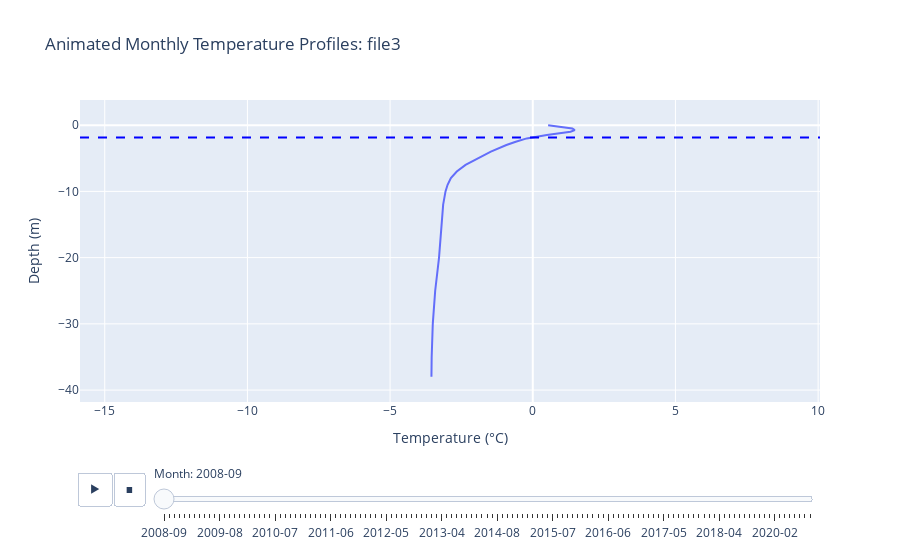

Here is the notebook cell this chart was saved with:
### Code cell
create_animated_temperature_profile_plotly_with_zero_line(dfm_list[3], 'file3')

### Figure 1 — Plotly figure (JSON) as saved in the notebook; plotly's stock layout.template omitted (floating-point values rounded to 4 significant figures)
{"data": [{"hovertemplate": "Month=2008-09<br>Temperature (°C)=%{x}<br>Depth (m)=%{y}<extra></extra>", "legendgroup": "", "line": {"color": "#636efa", "dash": "solid"}, "marker": {"symbol": "circle"}, "mode": "lines", "name": "", "orientation": "v", "showlegend": false, "type": "scatter", "x": [0.5387, 1.028, 1.384, 1.473, 1.324, 0.4931, -0.2103, -0.5959, -0.9234, -1.468, -1.914, -2.355, -2.663, -2.87, -2.985, -3.058, -3.14, -3.189, -3.285, -3.419, -3.504, -3.542, -3.551], "xaxis": "x", "y": [0, -0.25, -0.5, -0.75, -1, -1.5, -2, -2.5, -3, -4, -5, -6, -7, -8, -9, -10, -12, -15, -20, -25, -30, -35, -38], "yaxis": "y"}], "layout": {"legend": {"tracegroupgap": 0}, "shapes": [{"line": {"color": "blue", "dash": "dash", "width": 2}, "type": "line", "x0": -15.87, "x1": 10.07, "y0": -1.851, "y1": -1.851}], "sliders": [{"active": 0, "currentvalue": {"prefix": "Month: "}, "len": 0.9, "pad": {"b": 10, "t": 60}, "steps": [{"args": [["2008-09"], {"frame": {"duration": 0, "redraw": false}, "fromcurrent": true, "mode": "immediate", "transition": {"duration": 0, "easing": "linear"}}], "label": "2008-09", "method": "animate"}, {"args": [["2008-10"], {"frame": {"duration": 0, "redraw": false}, "fromcurrent": true, "mode": "immediate", "transition": {"duration": 0, "easing": "linear"}}], "label": "2008-10", "method": "animate"}, {"args": [["2008-11"], {"frame": {"duration": 0, "redraw": false}, "fromcurrent": true, "mode": "immediate", "transition": {"duration": 0, "easing": "linear"}}], "label": "2008-11", "method": "animate"}, {"args": [["2008-12"], {"frame": {"duration": 0, "redraw": false}, "fromcurrent": true, "mode": "immediate", "transition": {"duration": 0, "easing": "linear"}}], "label": "2008-12", "method": "animate"}, {"args": [["2009-01"], {"frame": {"duration": 0, "redraw": false}, "fromcurrent": true, "mode": "immediate", "transition": {"duration": 0, "easing": "linear"}}], "label": "2009-01", "method": "animate"}, {"args": [["2009-02"], {"frame": {"duration": 0, "redraw": false}, "fromcurrent": true, "mode": "immediate", "transition": {"duration": 0, "easing": "linear"}}], "label": "2009-02", "method": "animate"}, {"args": [["2009-03"], {"frame": {"duration": 0, "redraw": false}, "fromcurrent": true, "mode": "immediate", "transition": {"duration": 0, "easing": "linear"}}], "label": "2009-03", "method": "animate"}, {"args": [["2009-04"], {"frame": {"duration": 0, "redraw": false}, "fromcurrent": true, "mode": "immediate", "transition": {"duration": 0, "easing": "linear"}}], "label": "2009-04", "method": "animate"}, {"args": [["2009-05"], {"frame": {"duration": 0, "redraw": false}, "fromcurrent": true, "mode": "immediate", "transition": {"duration": 0, "easing": "linear"}}], "label": "2009-05", "method": "animate"}, {"args": [["2009-06"], {"frame": {"duration": 0, "redraw": false}, "fromcurrent": true, "mode": "immediate", "transition": {"duration": 0, "easing": "linear"}}], "label": "2009-06", "method": "animate"}, {"args": [["2009-07"], {"frame": {"duration": 0, "redraw": false}, "fromcurrent": true, "mode": "immediate", "transition": {"duration": 0, "easing": "linear"}}], "label": "2009-07", "method": "animate"}, {"args": [["2009-08"], {"frame": {"duration": 0, "redraw": false}, "fromcurrent": true, "mode": "immediate", "transition": {"duration": 0, "easing": "linear"}}], "label": "2009-08", "method": "animate"}, {"args": [["2009-09"], {"frame": {"duration": 0, "redraw": false}, "fromcurrent": true, "mode": "immediate", "transition": {"duration": 0, "easing": "linear"}}], "label": "2009-09", "method": "animate"}, {"args": [["2009-10"], {"frame": {"duration": 0, "redraw": false}, "fromcurrent": true, "mode": "immediate", "transition": {"duration": 0, "easing": "linear"}}], "label": "2009-10", "method": "animate"}, {"args": [["2009-11"], {"frame": {"duration": 0, "redraw": false}, "fromcurrent": true, "mode": "immediate", "transition": {"duration": 0, "easing": "linear"}}], "label": "2009-11", "method": "animate"}, {"args": [["2009-12"], {"frame": {"duration": 0, "redraw": false}, "fromcurrent": true, "mode": "immediate", "transition": {"duration": 0, "easing": "linear"}}], "label": "2009-12", "method": "animate"}, {"args": [["2010-01"], {"frame": {"duration": 0, "redraw": false}, "fromcurrent": true, "mode": "immediate", "transition": {"duration": 0, "easing": "linear"}}], "label": "2010-01", "method": "animate"}, {"args": [["2010-02"], {"frame": {"duration": 0, "redraw": false}, "fromcurrent": true, "mode": "immediate", "transition": {"duration": 0, "easing": "linear"}}], "label": "2010-02", "method": "animate"}, {"args": [["2010-03"], {"frame": {"duration": 0, "redraw": false}, "fromcurrent": true, "mode": "immediate", "transition": {"duration": 0, "easing": "linear"}}], "label": "2010-03", "method": "animate"}, {"args": [["2010-04"], {"frame": {"duration": 0, "redraw": false}, "fromcurrent": true, "mode": "immediate", "transition": {"duration": 0, "easing": "linear"}}], "label": "2010-04", "method": "animate"}, {"args": [["2010-05"], {"frame": {"duration": 0, "redraw": false}, "fromcurrent": true, "mode": "immediate", "transition": {"duration": 0, "easing": "linear"}}], "label": "2010-05", "method": "animate"}, {"args": [["2010-06"], {"frame": {"duration": 0, "redraw": false}, "fromcurrent": true, "mode": "immediate", "transition": {"duration": 0, "easing": "linear"}}], "label": "2010-06", "method": "animate"}, {"args": [["2010-07"], {"frame": {"duration": 0, "redraw": false}, "fromcurrent": true, "mode": "immediate", "transition": {"duration": 0, "easing": "linear"}}], "label": "2010-07", "method": "animate"}, {"args": [["2010-08"], {"frame": {"duration": 0, "redraw": false}, "fromcurrent": true, "mode": "immediate", "transition": {"duration": 0, "easing": "linear"}}], "label": "2010-08", "method": "animate"}, {"args": [["2010-09"], {"frame": {"duration": 0, "redraw": false}, "fromcurrent": true, "mode": "immediate", "transition": {"duration": 0, "easing": "linear"}}], "label": "2010-09", "method": "animate"}, {"args": [["2010-10"], {"frame": {"duration": 0, "redraw": false}, "fromcurrent": true, "mode": "immediate", "transition": {"duration": 0, "easing": "linear"}}], "label": "2010-10", "method": "animate"}, {"args": [["2010-11"], {"frame": {"duration": 0, "redraw": false}, "fromcurrent": true, "mode": "immediate", "transition": {"duration": 0, "easing": "linear"}}], "label": "2010-11", "method": "animate"}, {"args": [["2010-12"], {"frame": {"duration": 0, "redraw": false}, "fromcurrent": true, "mode": "immediate", "transition": {"duration": 0, "easing": "linear"}}], "label": "2010-12", "method": "animate"}, {"args": [["2011-01"], {"frame": {"duration": 0, "redraw": false}, "fromcurrent": true, "mode": "immediate", "transition": {"duration": 0, "easing": "linear"}}], "label": "2011-01", "method": "animate"}, {"args": [["2011-02"], {"frame": {"duration": 0, "redraw": false}, "fromcurrent": true, "mode": "immediate", "transition": {"duration": 0, "easing": "linear"}}], "label": "2011-02", "method": "animate"}, {"args": [["2011-03"], {"frame": {"duration": 0, "redraw": false}, "fromcurrent": true, "mode": "immediate", "transition": {"duration": 0, "easing": "linear"}}], "label": "2011-03", "method": "animate"}, {"args": [["2011-04"], {"frame": {"duration": 0, "redraw": false}, "fromcurrent": true, "mode": "immediate", "transition": {"duration": 0, "easing": "linear"}}], "label": "2011-04", "method": "animate"}, {"args": [["2011-05"], {"frame": {"duration": 0, "redraw": false}, "fromcurrent": true, "mode": "immediate", "transition": {"duration": 0, "easing": "linear"}}], "label": "2011-05", "method": "animate"}, {"args": [["2011-06"], {"frame": {"duration": 0, "redraw": false}, "fromcurrent": true, "mode": "immediate", "transition": {"duration": 0, "easing": "linear"}}], "label": "2011-06", "method": "animate"}, {"args": [["2011-07"], {"frame": {"duration": 0, "redraw": false}, "fromcurrent": true, "mode": "immediate", "transition": {"duration": 0, "easing": "linear"}}], "label": "2011-07", "method": "animate"}, {"args": [["2011-08"], {"frame": {"duration": 0, "redraw": false}, "fromcurrent": true, "mode": "immediate", "transition": {"duration": 0, "easing": "linear"}}], "label": "2011-08", "method": "animate"}, {"args": [["2011-09"], {"frame": {"duration": 0, "redraw": false}, "fromcurrent": true, "mode": "immediate", "transition": {"duration": 0, "easing": "linear"}}], "label": "2011-09", "method": "animate"}, {"args": [["2011-10"], {"frame": {"duration": 0, "redraw": false}, "fromcurrent": true, "mode": "immediate", "transition": {"duration": 0, "easing": "linear"}}], "label": "2011-10", "method": "animate"}, {"args": [["2011-11"], {"frame": {"duration": 0, "redraw": false}, "fromcurrent": true, "mode": "immediate", "transition": {"duration": 0, "easing": "linear"}}], "label": "2011-11", "method": "animate"}, {"args": [["2011-12"], {"frame": {"duration": 0, "redraw": false}, "fromcurrent": true, "mode": "immediate", "transition": {"duration": 0, "easing": "linear"}}], "label": "2011-12", "method": "animate"}, {"args": [["2012-01"], {"frame": {"duration": 0, "redraw": false}, "fromcurrent": true, "mode": "immediate", "transition": {"duration": 0, "easing": "linear"}}], "label": "2012-01", "method": "animate"}, {"args": [["2012-02"], {"frame": {"duration": 0, "redraw": false}, "fromcurrent": true, "mode": "immediate", "transition": {"duration": 0, "easing": "linear"}}], "label": "2012-02", "method": "animate"}, {"args": [["2012-03"], {"frame": {"duration": 0, "redraw": false}, "fromcurrent": true, "mode": "immediate", "transition": {"duration": 0, "easing": "linear"}}], "label": "2012-03", "method": "animate"}, {"args": [["2012-04"], {"frame": {"duration": 0, "redraw": false}, "fromcurrent": true, "mode": "immediate", "transition": {"duration": 0, "easing": "linear"}}], "label": "2012-04", "method": "animate"}, {"args": [["2012-05"], {"frame": {"duration": 0, "redraw": false}, "fromcurrent": true, "mode": "immediate", "transition": {"duration": 0, "easing": "linear"}}], "label": "2012-05", "method": "animate"}, {"args": [["2012-06"], {"frame": {"duration": 0, "redraw": false}, "fromcurrent": true, "mode": "immediate", "transition": {"duration": 0, "easing": "linear"}}], "label": "2012-06", "method": "animate"}, {"args": [["2012-07"], {"frame": {"duration": 0, "redraw": false}, "fromcurrent": true, "mode": "immediate", "transition": {"duration": 0, "easing": "linear"}}], "label": "2012-07", "method": "animate"}, {"args": [["2012-08"], {"frame": {"duration": 0, "redraw": false}, "fromcurrent": true, "mode": "immediate", "transition": {"duration": 0, "easing": "linear"}}], "label": "2012-08", "method": "animate"}, {"args": [["2012-09"], {"frame": {"duration": 0, "redraw": false}, "fromcurrent": true, "mode": "immediate", "transition": {"duration": 0, "easing": "linear"}}], "label": "2012-09", "method": "animate"}, {"args": [["2012-10"], {"frame": {"duration": 0, "redraw": false}, "fromcurrent": true, "mode": "immediate", "transition": {"duration": 0, "easing": "linear"}}], "label": "2012-10", "method": "animate"}, {"args": [["2012-11"], {"frame": {"duration": 0, "redraw": false}, "fromcurrent": true, "mode": "immediate", "transition": {"duration": 0, "easing": "linear"}}], "label": "2012-11", "method": "animate"}, {"args": [["2012-12"], {"frame": {"duration": 0, "redraw": false}, "fromcurrent": true, "mode": "immediate", "transition": {"duration": 0, "easing": "linear"}}], "label": "2012-12", "method": "animate"}, {"args": [["2013-01"], {"frame": {"duration": 0, "redraw": false}, "fromcurrent": true, "mode": "immediate", "transition": {"duration": 0, "easing": "linear"}}], "label": "2013-01", "method": "animate"}, {"args": [["2013-02"], {"frame": {"duration": 0, "redraw": false}, "fromcurrent": true, "mode": "immediate", "transition": {"duration": 0, "easing": "linear"}}], "label": "2013-02", "method": "animate"}, {"args": [["2013-03"], {"frame": {"duration": 0, "redraw": false}, "fromcurrent": true, "mode": "immediate", "transition": {"duration": 0, "easing": "linear"}}], "label": "2013-03", "method": "animate"}, {"args": [["2013-04"], {"frame": {"duration": 0, "redraw": false}, "fromcurrent": true, "mode": "immediate", "transition": {"duration": 0, "easing": "linear"}}], "label": "2013-04", "method": "animate"}, {"args": [["2013-05"], {"frame": {"duration": 0, "redraw": false}, "fromcurrent": true, "mode": "immediate", "transition": {"duration": 0, "easing": "linear"}}], "label": "2013-05", "method": "animate"}, {"args": [["2013-06"], {"frame": {"duration": 0, "redraw": false}, "fromcurrent": true, "mode": "immediate", "transition": {"duration": 0, "easing": "linear"}}], "label": "2013-06", "method": "animate"}, {"args": [["2013-07"], {"frame": {"duration": 0, "redraw": false}, "fromcurrent": true, "mode": "immediate", "transition": {"duration": 0, "easing": "linear"}}], "label": "2013-07", "method": "animate"}, {"args": [["2013-08"], {"frame": {"duration": 0, "redraw": false}, "fromcurrent": true, "mode": "immediate", "transition": {"duration": 0, "easing": "linear"}}], "label": "2013-08", "method": "animate"}, {"args": [["2013-09"], {"frame": {"duration": 0, "redraw": false}, "fromcurrent": true, "mode": "immediate", "transition": {"duration": 0, "easing": "linear"}}], "label": "2013-09", "method": "animate"}, {"args": [["2013-10"], {"frame": {"duration": 0, "redraw": false}, "fromcurrent": true, "mode": "immediate", "transition": {"duration": 0, "easing": "linear"}}], "label": "2013-10", "method": "animate"}, {"args": [["2014-04"], {"frame": {"duration": 0, "redraw": false}, "fromcurrent": true, "mode": "immediate", "transition": {"duration": 0, "easing": "linear"}}], "label": "2014-04", "method": "animate"}, {"args": [["2014-05"], {"frame": {"duration": 0, "redraw": false}, "fromcurrent": true, "mode": "immediate", "transition": {"duration": 0, "easing": "linear"}}], "label": "2014-05", "method": "animate"}, {"args": [["2014-06"], {"frame": {"duration": 0, "redraw": false}, "fromcurrent": true, "mode": "immediate", "transition": {"duration": 0, "easing": "linear"}}], "label": "2014-06", "method": "animate"}, {"args": [["2014-07"], {"frame": {"duration": 0, "redraw": false}, "fromcurrent": true, "mode": "immediate", "transition": {"duration": 0, "easing": "linear"}}], "label": "2014-07", "method": "animate"}, {"args": [["2014-08"], {"frame": {"duration": 0, "redraw": false}, "fromcurrent": true, "mode": "immediate", "transition": {"duration": 0, "easing": "linear"}}], "label": "2014-08", "method": "animate"}, {"args": [["2014-09"], {"frame": {"duration": 0, "redraw": false}, "fromcurrent": true, "mode": "immediate", "transition": {"duration": 0, "easing": "linear"}}], "label": "2014-09", "method": "animate"}, {"args": [["2014-10"], {"frame": {"duration": 0, "redraw": false}, "fromcurrent": true, "mode": "immediate", "transition": {"duration": 0, "easing": "linear"}}], "label": "2014-10", "method": "animate"}, {"args": [["2014-11"], {"frame": {"duration": 0, "redraw": false}, "fromcurrent": true, "mode": "immediate", "transition": {"duration": 0, "easing": "linear"}}], "label": "2014-11", "method": "animate"}, {"args": [["2014-12"], {"frame": {"duration": 0, "redraw": false}, "fromcurrent": true, "mode": "immediate", "transition": {"duration": 0, "easing": "linear"}}], "label": "2014-12", "method": "animate"}, {"args": [["2015-01"], {"frame": {"duration": 0, "redraw": false}, "fromcurrent": true, "mode": "immediate", "transition": {"duration": 0, "easing": "linear"}}], "label": "2015-01", "method": "animate"}, {"args": [["2015-02"], {"frame": {"duration": 0, "redraw": false}, "fromcurrent": true, "mode": "immediate", "transition": {"duration": 0, "easing": "linear"}}], "label": "2015-02", "method": "animate"}, {"args": [["2015-03"], {"frame": {"duration": 0, "redraw": false}, "fromcurrent": true, "mode": "immediate", "transition": {"duration": 0, "easing": "linear"}}], "label": "2015-03", "method": "animate"}, {"args": [["2015-04"], {"frame": {"duration": 0, "redraw": false}, "fromcurrent": true, "mode": "immediate", "transition": {"duration": 0, "easing": "linear"}}], "label": "2015-04", "method": "animate"}, {"args": [["2015-05"], {"frame": {"duration": 0, "redraw": false}, "fromcurrent": true, "mode": "immediate", "transition": {"duration": 0, "easing": "linear"}}], "label": "2015-05", "method": "animate"}, {"args": [["2015-06"], {"frame": {"duration": 0, "redraw": false}, "fromcurrent": true, "mode": "immediate", "transition": {"duration": 0, "easing": "linear"}}], "label": "2015-06", "method": "animate"}, {"args": [["2015-07"], {"frame": {"duration": 0, "redraw": false}, "fromcurrent": true, "mode": "immediate", "transition": {"duration": 0, "easing": "linear"}}], "label": "2015-07", "method": "animate"}, {"args": [["2015-08"], {"frame": {"duration": 0, "redraw": false}, "fromcurrent": true, "mode": "immediate", "transition": {"duration": 0, "easing": "linear"}}], "label": "2015-08", "method": "animate"}, {"args": [["2015-09"], {"frame": {"duration": 0, "redraw": false}, "fromcurrent": true, "mode": "immediate", "transition": {"duration": 0, "easing": "linear"}}], "label": "2015-09", "method": "animate"}, {"args": [["2015-10"], {"frame": {"duration": 0, "redraw": false}, "fromcurrent": true, "mode": "immediate", "transition": {"duration": 0, "easing": "linear"}}], "label": "2015-10", "method": "animate"}, {"args": [["2015-11"], {"frame": {"duration": 0, "redraw": false}, "fromcurrent": true, "mode": "immediate", "transition": {"duration": 0, "easing": "linear"}}], "label": "2015-11", "method": "animate"}, {"args": [["2015-12"], {"frame": {"duration": 0, "redraw": false}, "fromcurrent": true, "mode": "immediate", "transition": {"duration": 0, "easing": "linear"}}], "label": "2015-12", "method": "animate"}, {"args": [["2016-01"], {"frame": {"duration": 0, "redraw": false}, "fromcurrent": true, "mode": "immediate", "transition": {"duration": 0, "easing": "linear"}}], "label": "2016-01", "method": "animate"}, {"args": [["2016-02"], {"frame": {"duration": 0, "redraw": false}, "fromcurrent": true, "mode": "immediate", "transition": {"duration": 0, "easing": "linear"}}], "label": "2016-02", "method": "animate"}, {"args": [["2016-03"], {"frame": {"duration": 0, "redraw": false}, "fromcurrent": true, "mode": "immediate", "transition": {"duration": 0, "easing": "linear"}}], "label": "2016-03", "method": "animate"}, {"args": [["2016-04"], {"frame": {"duration": 0, "redraw": false}, "fromcurrent": true, "mode": "immediate", "transition": {"duration": 0, "easing": "linear"}}], "label": "2016-04", "method": "animate"}, {"args": [["2016-05"], {"frame": {"duration": 0, "redraw": false}, "fromcurrent": true, "mode": "immediate", "transition": {"duration": 0, "easing": "linear"}}], "label": "2016-05", "method": "animate"}, {"args": [["2016-06"], {"frame": {"duration": 0, "redraw": false}, "fromcurrent": true, "mode": "immediate", "transition": {"duration": 0, "easing": "linear"}}], "label": "2016-06", "method": "animate"}, {"args": [["2016-07"], {"frame": {"duration": 0, "redraw": false}, "fromcurrent": true, "mode": "immediate", "transition": {"duration": 0, "easing": "linear"}}], "label": "2016-07", "method": "animate"}, {"args": [["2016-08"], {"frame": {"duration": 0, "redraw": false}, "fromcurrent": true, "mode": "immediate", "transition": {"duration": 0, "easing": "linear"}}], "label": "2016-08", "method": "animate"}, {"args": [["2016-09"], {"frame": {"duration": 0, "redraw": false}, "fromcurrent": true, "mode": "immediate", "transition": {"duration": 0, "easing": "linear"}}], "label": "2016-09", "method": "animate"}, {"args": [["2016-10"], {"frame": {"duration": 0, "redraw": false}, "fromcurrent": true, "mode": "immediate", "transition": {"duration": 0, "easing": "linear"}}], "label": "2016-10", "method": "animate"}, {"args": [["2016-11"], {"frame": {"duration": 0, "redraw": false}, "fromcurrent": true, "mode": "immediate", "transition": {"duration": 0, "easing": "linear"}}], "label": "2016-11", "method": "animate"}, {"args": [["2016-12"], {"frame": {"duration": 0, "redraw": false}, "fromcurrent": true, "mode": "immediate", "transition": {"duration": 0, "easing": "linear"}}], "label": "2016-12", "method": "animate"}, {"args": [["2017-01"], {"frame": {"duration": 0, "redraw": false}, "fromcurrent": true, "mode": "immediate", "transition": {"duration": 0, "easing": "linear"}}], "label": "2017-01", "method": "animate"}, {"args": [["2017-02"], {"frame": {"duration": 0, "redraw": false}, "fromcurrent": true, "mode": "immediate", "transition": {"duration": 0, "easing": "linear"}}], "label": "2017-02", "method": "animate"}, {"args": [["2017-03"], {"frame": {"duration": 0, "redraw": false}, "fromcurrent": true, "mode": "immediate", "transition": {"duration": 0, "easing": "linear"}}], "label": "2017-03", "method": "animate"}, {"args": [["2017-04"], {"frame": {"duration": 0, "redraw": false}, "fromcurrent": true, "mode": "immediate", "transition": {"duration": 0, "easing": "linear"}}], "label": "2017-04", "method": "animate"}, {"args": [["2017-05"], {"frame": {"duration": 0, "redraw": false}, "fromcurrent": true, "mode": "immediate", "transition": {"duration": 0, "easing": "linear"}}], "label": "2017-05", "method": "animate"}, {"args": [["2017-06"], {"frame": {"duration": 0, "redraw": false}, "fromcurrent": true, "mode": "immediate", "transition": {"duration": 0, "easing": "linear"}}], "label": "2017-06", "method": "animate"}, {"args": [["2017-07"], {"frame": {"duration": 0, "redraw": false}, "fromcurrent": true, "mode": "immediate", "transition": {"duration": 0, "easing": "linear"}}], "label": "2017-07", "method": "animate"}, {"args": [["2017-08"], {"frame": {"duration": 0, "redraw": false}, "fromcurrent": true, "mode": "immediate", "transition": {"duration": 0, "easing": "linear"}}], "label": "2017-08", "method": "animate"}, {"args": [["2017-09"], {"frame": {"duration": 0, "redraw": false}, "fromcurrent": true, "mode": "immediate", "transition": {"duration": 0, "easing": "linear"}}], "label": "2017-09", "method": "animate"}, {"args": [["2017-10"], {"frame": {"duration": 0, "redraw": false}, "fromcurrent": true, "mode": "immediate", "transition": {"duration": 0, "easing": "linear"}}], "label": "2017-10", "method": "animate"}, {"args": [["2017-11"], {"frame": {"duration": 0, "redraw": false}, "fromcurrent": true, "mode": "immediate", "transition": {"duration": 0, "easing": "linear"}}], "label": "2017-11", "method": "animate"}, {"args": [["2017-12"], {"frame": {"duration": 0, "redraw": false}, "fromcurrent": true, "mode": "immediate", "transition": {"duration": 0, "easing": "linear"}}], "label": "2017-12", "method": "animate"}, {"args": [["2018-01"], {"frame": {"duration": 0, "redraw": false}, "fromcurrent": true, "mode": "immediate", "transition": {"duration": 0, "easing": "linear"}}], "label": "2018-01", "method": "animate"}, {"args": [["2018-02"], {"frame": {"duration": 0, "redraw": false}, "fromcurrent": true, "mode": "immediate", "transition": {"duration": 0, "easing": "linear"}}], "label": "2018-02", "method": "animate"}, {"args": [["2018-03"], {"frame": {"duration": 0, "redraw": false}, "fromcurrent": true, "mode": "immediate", "transition": {"duration": 0, "easing": "linear"}}], "label": "2018-03", "method": "animate"}, {"args": [["2018-04"], {"frame": {"duration": 0, "redraw": false}, "fromcurrent": true, "mode": "immediate", "transition": {"duration": 0, "easing": "linear"}}], "label": "2018-04", "method": "animate"}, {"args": [["2018-05"], {"frame": {"duration": 0, "redraw": false}, "fromcurrent": true, "mode": "immediate", "transition": {"duration": 0, "easing": "linear"}}], "label": "2018-05", "method": "animate"}, {"args": [["2018-06"], {"frame": {"duration": 0, "redraw": false}, "fromcurrent": true, "mode": "immediate", "transition": {"duration": 0, "easing": "linear"}}], "label": "2018-06", "method": "animate"}, {"args": [["2018-07"], {"frame": {"duration": 0, "redraw": false}, "fromcurrent": true, "mode": "immediate", "transition": {"duration": 0, "easing": "linear"}}], "label": "2018-07", "method": "animate"}, {"args": [["2018-08"], {"frame": {"duration": 0, "redraw": false}, "fromcurrent": true, "mode": "immediate", "transition": {"duration": 0, "easing": "linear"}}], "label": "2018-08", "method": "animate"}, {"args": [["2018-09"], {"frame": {"duration": 0, "redraw": false}, "fromcurrent": true, "mode": "immediate", "transition": {"duration": 0, "easing": "linear"}}], "label": "2018-09", "method": "animate"}, {"args": [["2019-09"], {"frame": {"duration": 0, "redraw": false}, "fromcurrent": true, "mode": "immediate", "transition": {"duration": 0, "easing": "linear"}}], "label": "2019-09", "method": "animate"}, {"args": [["2019-10"], {"frame": {"duration": 0, "redraw": false}, "fromcurrent": true, "mode": "immediate", "transition": {"duration": 0, "easing": "linear"}}], "label": "2019-10", "method": "animate"}, {"args": [["2019-11"], {"frame": {"duration": 0, "redraw": false}, "fromcurrent": true, "mode": "immediate", "transition": {"duration": 0, "easing": "linear"}}], "label": "2019-11", "method": "animate"}, {"args": [["2019-12"], {"frame": {"duration": 0, "redraw": false}, "fromcurrent": true, "mode": "immediate", "transition": {"duration": 0, "easing": "linear"}}], "label": "2019-12", "method": "animate"}, {"args": [["2020-01"], {"frame": {"duration": 0, "redraw": false}, "fromcurrent": true, "mode": "immediate", "transition": {"duration": 0, "easing": "linear"}}], "label": "2020-01", "method": "animate"}, {"args": [["2020-02"], {"frame": {"duration": 0, "redraw": false}, "fromcurrent": true, "mode": "immediate", "transition": {"duration": 0, "easing": "linear"}}], "label": "2020-02", "method": "animate"}, {"args": [["2020-03"], {"frame": {"duration": 0, "redraw": false}, "fromcurrent": true, "mode": "immediate", "transition": {"duration": 0, "easing": "linear"}}], "label": "2020-03", "method": "animate"}, {"args": [["2020-04"], {"frame": {"duration": 0, "redraw": false}, "fromcurrent": true, "mode": "immediate", "transition": {"duration": 0, "easing": "linear"}}], "label": "2020-04", "method": "animate"}, {"args": [["2020-05"], {"frame": {"duration": 0, "redraw": false}, "fromcurrent": true, "mode": "immediate", "transition": {"duration": 0, "easing": "linear"}}], "label": "2020-05", "method": "animate"}, {"args": [["2020-06"], {"frame": {"duration": 0, "redraw": false}, "fromcurrent": true, "mode": "immediate", "transition": {"duration": 0, "easing": "linear"}}], "label": "2020-06", "method": "animate"}, {"args": [["2020-07"], {"frame": {"duration": 0, "redraw": false}, "fromcurrent": true, "mode": "immediate", "transition": {"duration": 0, "easing": "linear"}}], "label": "2020-07", "method": "animate"}, {"args": [["2020-08"], {"frame": {"duration": 0, "redraw": false}, "fromcurrent": true, "mode": "immediate", "transition": {"duration": 0, "easing": "linear"}}], "label": "2020-08", "method": "animate"}, {"args": [["2020-09"], {"frame": {"duration": 0, "redraw": false}, "fromcurrent": true, "mode": "immediate", "transition": {"duration": 0, "easing": "linear"}}], "label": "2020-09", "method": "animate"}], "x": 0.1, "xanchor": "left", "y": 0, "yanchor": "top"}], "title": {"text": "Animated Monthly Temperature Profiles: file3"}, "updatemenus": [{"buttons": [{"args": [null, {"frame": {"duration": 500, "redraw": false}, "fromcurrent": true, "mode": "immediate", "transition": {"duration": 100, "easing": "linear"}}], "label": "&#9654;", "method": "animate"}, {"args": [[null], {"frame": {"duration": 0, "redraw": false}, "fromcurrent": true, "mode": "immediate", "transition": {"duration": 0, "easing": "linear"}}], "label": "&#9724;", "method": "animate"}], "direction": "left", "pad": {"r": 10, "t": 70}, "showactive": false, "type": "buttons", "x": 0.1, "xanchor": "right", "y": 0, "yanchor": "top"}], "xaxis": {"anchor": "y", "autorange": false, "domain": [0, 1], "range": [-15.87, 10.07], "title": {"text": "Temperature (°C)"}}, "yaxis": {"anchor": "x", "autorange": false, "domain": [0, 1], "range": [-41.8, 3.8], "title": {"text": "Depth (m)"}}}}
